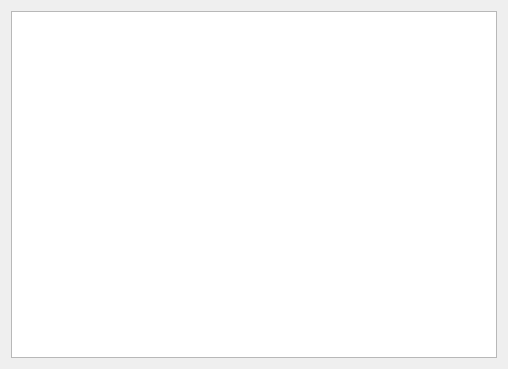
<?xml version="1.0" encoding="UTF-8"?>
<ui version="4.0">
 <class>OutputDialog</class>
 <widget class="QDialog" name="OutputDialog">
  <property name="geometry">
   <rect>
    <x>0</x>
    <y>0</y>
    <width>508</width>
    <height>369</height>
   </rect>
  </property>
  <property name="windowTitle">
   <string>Dialog</string>
  </property>
  <layout class="QGridLayout" name="gridLayout">
   <item row="0" column="0">
    <widget class="QPlainTextEdit" name="plainTextEdit"/>
   </item>
  </layout>
 </widget>
 <resources/>
 <connections/>
</ui>
